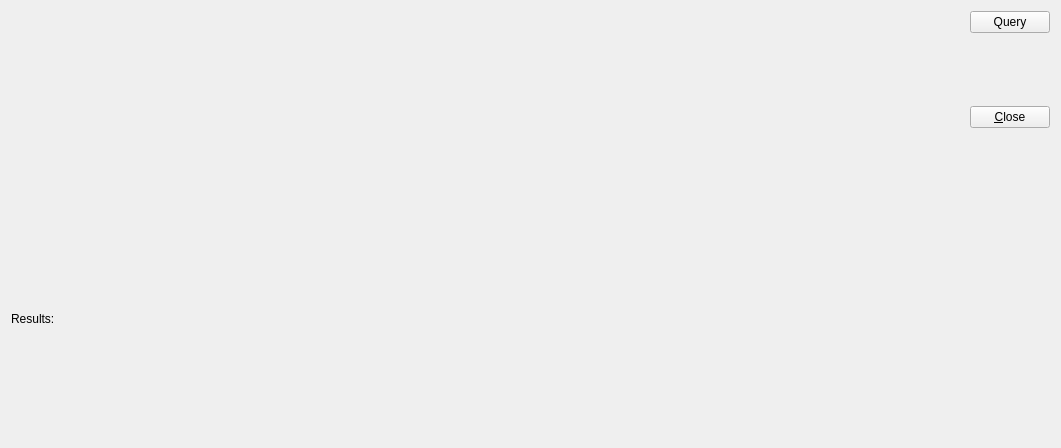
<?xml version="1.0" encoding="UTF-8"?>
<ui version="4.0">
 <comment>This file is part of the xTuple ERP: PostBooks Edition, a free and
open source Enterprise Resource Planning software suite,
Copyright (c) 1999-2014 by OpenMFG LLC, d/b/a xTuple.
It is licensed to you under the Common Public Attribution License
version 1.0, the full text of which (including xTuple-specific Exhibits)
is available at www.xtuple.com/CPAL.  By using this software, you agree
to be bound by its terms.</comment>
 <class>DeferredRevenueDetail</class>
 <widget class="QWidget" name="DeferredRevenueDetail">
  <property name="geometry">
   <rect>
    <x>0</x>
    <y>0</y>
    <width>1061</width>
    <height>448</height>
   </rect>
  </property>
  <property name="windowTitle">
   <string>Deferred Revenue Detail</string>
  </property>
  <layout class="QGridLayout" name="gridLayout">
   <item row="1" column="2" rowspan="2">
    <widget class="QPushButton" name="_close">
     <property name="text">
      <string>&amp;Close</string>
     </property>
    </widget>
   </item>
   <item row="3" column="2" rowspan="2">
    <spacer name="verticalSpacer">
     <property name="orientation">
      <enum>Qt::Vertical</enum>
     </property>
     <property name="sizeHint" stdset="0">
      <size>
       <width>20</width>
       <height>41</height>
      </size>
     </property>
    </spacer>
   </item>
   <item row="0" column="2">
    <widget class="QPushButton" name="_query">
     <property name="text">
      <string>Query</string>
     </property>
    </widget>
   </item>
   <item row="0" column="0" rowspan="2">
    <widget class="DateCluster" name="_dates"/>
   </item>
   <item row="0" column="1" rowspan="3">
    <spacer name="horizontalSpacer">
     <property name="orientation">
      <enum>Qt::Horizontal</enum>
     </property>
     <property name="sizeHint" stdset="0">
      <size>
       <width>40</width>
       <height>20</height>
      </size>
     </property>
    </spacer>
   </item>
   <item row="4" column="0">
    <widget class="QLabel" name="_resultsLit">
     <property name="text">
      <string>Results:</string>
     </property>
     <property name="buddy">
      <cstring>_list</cstring>
     </property>
    </widget>
   </item>
   <item row="5" column="0" colspan="3">
    <widget class="XTreeWidget" name="_list"/>
   </item>
   <item row="2" column="0">
    <widget class="CustCluster" name="_cust"/>
   </item>
  </layout>
 </widget>
 <customwidgets>
  <customwidget>
   <class>CustCluster</class>
   <extends></extends>
   <header>custcluster.h</header>
  </customwidget>
  <customwidget>
   <class>DateCluster</class>
   <extends></extends>
   <header>datecluster.h</header>
  </customwidget>
  <customwidget>
   <class>XTreeWidget</class>
   <extends></extends>
   <header>xtreewidget.h</header>
  </customwidget>
 </customwidgets>
 <tabstops>
  <tabstop>_list</tabstop>
 </tabstops>
 <resources/>
 <connections>
  <connection>
   <sender>_close</sender>
   <signal>clicked()</signal>
   <receiver>DeferredRevenueDetail</receiver>
   <slot>close()</slot>
   <hints>
    <hint type="sourcelabel">
     <x>335</x>
     <y>31</y>
    </hint>
    <hint type="destinationlabel">
     <x>246</x>
     <y>7</y>
    </hint>
   </hints>
  </connection>
 </connections>
</ui>
